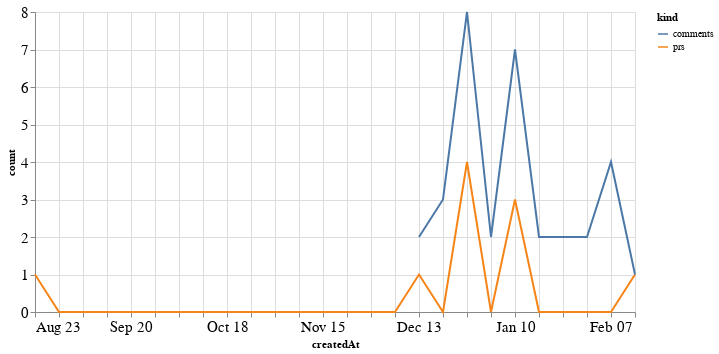

Notebook source saved alongside this figure:
### Code cell
alt.Chart(total_time, width=600).mark_line().encode(
    x='createdAt',
    y='count',
    color='kind'
)

### Figure 1 — Vega-Lite specification as saved in the notebook (floating-point values rounded to 4 significant figures)
{"config": {"axisLeft": {"labelFontSize": 15}, "axisBottom": {"labelFontSize": 15}}, "data": {"name": "data-19918c37ba20a4761db839f191066209"}, "mark": "line", "encoding": {"color": {"type": "nominal", "field": "kind"}, "x": {"type": "temporal", "field": "createdAt"}, "y": {"type": "quantitative", "field": "count"}}, "width": 600, "$schema": "https://vega.github.io/schema/vega-lite/v4.8.1.json", "datasets": {"data-19918c37ba20a4761db839f191066209": [{"createdAt": "2020-08-23T00:00:00", "kind": "prs", "count": 1.0}, {"createdAt": "2020-08-30T00:00:00", "kind": "prs", "count": 0.0}, {"createdAt": "2020-09-06T00:00:00", "kind": "prs", "count": 0.0}, {"createdAt": "2020-09-13T00:00:00", "kind": "prs", "count": 0.0}, {"createdAt": "2020-09-20T00:00:00", "kind": "prs", "count": 0.0}, {"createdAt": "2020-09-27T00:00:00", "kind": "prs", "count": 0.0}, {"createdAt": "2020-10-04T00:00:00", "kind": "prs", "count": 0.0}, {"createdAt": "2020-10-11T00:00:00", "kind": "prs", "count": 0.0}, {"createdAt": "2020-10-18T00:00:00", "kind": "prs", "count": 0.0}, {"createdAt": "2020-10-25T00:00:00", "kind": "prs", "count": 0.0}, {"createdAt": "2020-11-01T00:00:00", "kind": "prs", "count": 0.0}, {"createdAt": "2020-11-08T00:00:00", "kind": "prs", "count": 0.0}, {"createdAt": "2020-11-15T00:00:00", "kind": "prs", "count": 0.0}, {"createdAt": "2020-11-22T00:00:00", "kind": "prs", "count": 0.0}, {"createdAt": "2020-11-29T00:00:00", "kind": "prs", "count": 0.0}, {"createdAt": "2020-12-06T00:00:00", "kind": "prs", "count": 0.0}, {"createdAt": "2020-12-13T00:00:00", "kind": "prs", "count": 1.0}, {"createdAt": "2020-12-20T00:00:00", "kind": "prs", "count": 0.0}, {"createdAt": "2020-12-27T00:00:00", "kind": "prs", "count": 4.0}, {"createdAt": "2021-01-03T00:00:00", "kind": "prs", "count": 0.0}, {"createdAt": "2021-01-10T00:00:00", "kind": "prs", "count": 3.0}, {"createdAt": "2021-01-17T00:00:00", "kind": "prs", "count": 0.0}, {"createdAt": "2021-01-24T00:00:00", "kind": "prs", "count": 0.0}, {"createdAt": "2021-01-31T00:00:00", "kind": "prs", "count": 0.0}, {"createdAt": "2021-02-07T00:00:00", "kind": "prs", "count": 0.0}, {"createdAt": "2021-02-14T00:00:00", "kind": "prs", "count": 1.0}, {"createdAt": "2020-08-23T00:00:00", "kind": "comments", "count": null}, {"createdAt": "2020-08-30T00:00:00", "kind": "comments", "count": null}, {"createdAt": "2020-09-06T00:00:00", "kind": "comments", "count": null}, {"createdAt": "2020-09-13T00:00:00", "kind": "comments", "count": null}, {"createdAt": "2020-09-20T00:00:00", "kind": "comments", "count": null}, {"createdAt": "2020-09-27T00:00:00", "kind": "comments", "count": null}, {"createdAt": "2020-10-04T00:00:00", "kind": "comments", "count": null}, {"createdAt": "2020-10-11T00:00:00", "kind": "comments", "count": null}, {"createdAt": "2020-10-18T00:00:00", "kind": "comments", "count": null}, {"createdAt": "2020-10-25T00:00:00", "kind": "comments", "count": null}, {"createdAt": "2020-11-01T00:00:00", "kind": "comments", "count": null}, {"createdAt": "2020-11-08T00:00:00", "kind": "comments", "count": null}, {"createdAt": "2020-11-15T00:00:00", "kind": "comments", "count": null}, {"createdAt": "2020-11-22T00:00:00", "kind": "comments", "count": null}, {"createdAt": "2020-11-29T00:00:00", "kind": "comments", "count": null}, {"createdAt": "2020-12-06T00:00:00", "kind": "comments", "count": null}, {"createdAt": "2020-12-13T00:00:00", "kind": "comments", "count": 2.0}, {"createdAt": "2020-12-20T00:00:00", "kind": "comments", "count": 3.0}, {"createdAt": "2020-12-27T00:00:00", "kind": "comments", "count": 8.0}, {"createdAt": "2021-01-03T00:00:00", "kind": "comments", "count": 2.0}, {"createdAt": "2021-01-10T00:00:00", "kind": "comments", "count": 7.0}, {"createdAt": "2021-01-17T00:00:00", "kind": "comments", "count": 2.0}, {"createdAt": "2021-01-24T00:00:00", "kind": "comments", "count": 2.0}, {"createdAt": "2021-01-31T00:00:00", "kind": "comments", "count": 2.0}, {"createdAt": "2021-02-07T00:00:00", "kind": "comments", "count": 4.0}, {"createdAt": "2021-02-14T00:00:00", "kind": "comments", "count": 1.0}]}}
